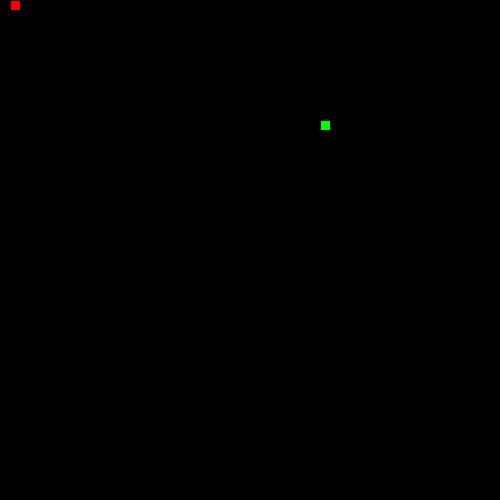
Frame 1 (no input)
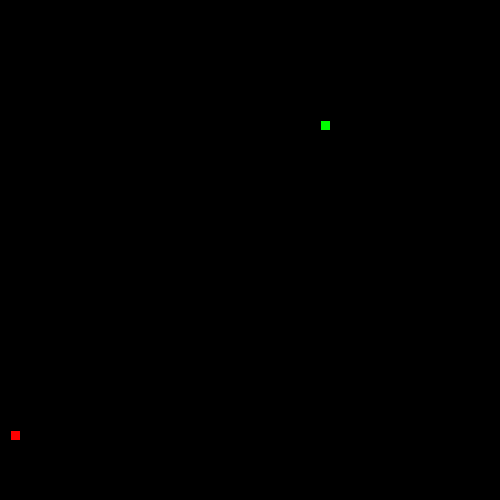
Frame 60 (the mouse pressed at the canvas centre just before this capture)
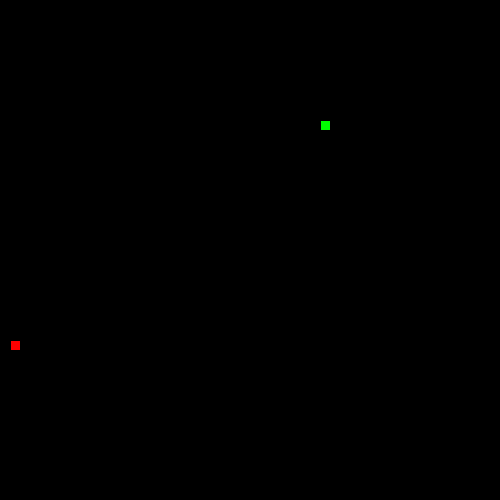
Frame 120 (the mouse held since frame 60 and released just before this capture)

The Processing sketch that drew these frames (run headless with seeded random() and noise(); from frame 60 on, the mouse is pressed at the canvas centre):

// Processing sketch: LeagueSnake
// ── LeagueSnake.pde
//*
// ***** SEGMENT CLASS *****
// This class will be used to represent each part of the moving snake.
//*

class Segment {

//Add x and y member variables. They will hold the corner location of each segment of the snake.
int x;
int y;

// Add a constructor with parameters to initialize each variable.

public Segment(int x1, int y1){
  x = x1;
  y = y1;
}

}


//*
// ***** GAME VARIABLES *****
// All the game variables that will be shared by the game methods are here
//*

Segment head;

int foodX;
int foodY;

int direction = UP;
int foodNum = 0;

ArrayList<Segment> tailNum = new ArrayList<Segment>();

//*
// ***** SETUP METHODS *****
// These methods are called at the start of the game.
//*

void setup() {
  size(500, 500);
  head = new Segment(10, 10);
  frameRate(20);
  dropFood();
}

void dropFood() {
  //Set the food in a new random location
    foodX = ((int)random(50)*10);
    foodY = ((int)random(50)*10);
}



//*
// ***** DRAW METHODS *****
// These methods are used to draw the snake and its food 
//*

void draw() {
  background(0, 0, 0);
  drawFood();
  move();
  drawSnake();
  eat();
  
}

void drawFood() {
  //Draw the food
  fill(0, 255, 0);
  rect(foodX, foodY, 10, 10);
}

void drawSnake() {
  //Draw the head of the snake followed by its tail
  fill(255, 0, 0);
  rect(head.x, head.y, 10, 10);
  manageTail();
}


//*
// ***** TAIL MANAGEMENT METHODS *****
// These methods make sure the tail is the correct length.
//*

void drawTail() {
  //Draw each segment of the tail 
  for (int i = 0; i < tailNum.size(); i++){
    rect(tailNum.get(i).x, tailNum.get(i).y, 10, 10);
  }
}

void manageTail() {
  //After drawing the tail, add a new segment at the "start" of the tail and remove the one at the "end" 
  //This produces the illusion of the snake tail moving.
  checkTailCollision();
  drawTail();
  tailNum.add(new Segment(head.x, head.y));
  tailNum.remove(0);
}

void checkTailCollision() {
  //If the snake crosses its own tail, shrink the tail back to one segment
  for (int i = 0; i < tailNum.size(); i++){
    if (tailNum.get(i).x == head.x){
      if (tailNum.get(i).y == head.y){
        foodNum = 1;
        tailNum = new ArrayList<Segment>();
        //tailNum.add(new Segment(head.x, head.y));
      }
    }
  }
}



//*
// ***** CONTROL METHODS *****
// These methods are used to change what is happening to the snake
//*

void keyPressed() {
  //Set the direction of the snake according to the arrow keys pressed
  if (keyCode == UP && direction != DOWN){
    direction = UP;
  }else if (keyCode == DOWN && direction != UP){
    direction = DOWN;
  }else if (keyCode == LEFT && direction != RIGHT){
    direction = LEFT;
  }else if (keyCode == RIGHT && direction != LEFT){
    direction = RIGHT;
  }
}

void move() {
  //Change the location of the Snake head based on the direction it is moving.
  
   
  switch(direction) {
  case UP:
    // move head up here 
    head.y -= 10;
    break;
  case DOWN:
    // move head down here 
    head.y += 10;
    break;
  case LEFT:
   // figure it out 
    head.x -= 10;
    break;
  case RIGHT:
    // mystery code goes here 
    head.x += 10;
    break;
  }
  
  checkBoundaries();
 
}

void checkBoundaries() {
 //If the snake leaves the frame, make it reappear on the other side
 if (head.x < 0){
   head.x = 500;
 }
 
 if (head.x > 500){
   head.x = 0;
 }
 
 if (head.y < 0){
   head.y = 500;
 }
 
 if (head.y > 500){
   head.y = 0;
 }
}



void eat() {
  //When the snake eats the food, its tail should grow and more food appear
  if (head.x == foodX){
    if (head.y == foodY){
      dropFood();
      foodNum++;
      tailNum.add(new Segment(head.x, head.y));
    }
  }
}
